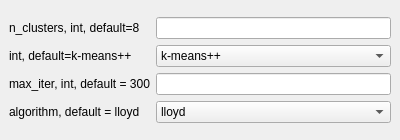
<?xml version="1.0" encoding="UTF-8"?>
<ui version="4.0">
 <class>KmeansWindow</class>
 <widget class="QMainWindow" name="KmeansWindow">
  <property name="geometry">
   <rect>
    <x>0</x>
    <y>0</y>
    <width>400</width>
    <height>140</height>
   </rect>
  </property>
  <property name="maximumSize">
   <size>
    <width>400</width>
    <height>140</height>
   </size>
  </property>
  <property name="windowTitle">
   <string>MainWindow</string>
  </property>
  <widget class="QWidget" name="centralwidget">
   <layout class="QGridLayout" name="gridLayout">
    <item row="0" column="0">
     <layout class="QGridLayout" name="Base">
      <item row="0" column="0">
       <widget class="QLabel" name="label_n_clusters">
        <property name="text">
         <string>n_clusters, int, default=8</string>
        </property>
       </widget>
      </item>
      <item row="0" column="1">
       <widget class="QLineEdit" name="lineEdit_cluster_number">
        <property name="statusTip">
         <string>Enter number of clusters</string>
        </property>
       </widget>
      </item>
      <item row="1" column="0">
       <widget class="QLabel" name="label_init">
        <property name="text">
         <string>int, default=k-means++</string>
        </property>
       </widget>
      </item>
      <item row="1" column="1">
       <widget class="QComboBox" name="combobox_init">
        <property name="statusTip">
         <string>Choice the init</string>
        </property>
        <item>
         <property name="text">
          <string>k-means++</string>
         </property>
        </item>
        <item>
         <property name="text">
          <string>random</string>
         </property>
        </item>
       </widget>
      </item>
      <item row="2" column="0">
       <widget class="QLabel" name="label_iteration">
        <property name="text">
         <string>max_iter, int, default = 300</string>
        </property>
       </widget>
      </item>
      <item row="2" column="1">
       <widget class="QLineEdit" name="lineEdit_iteration">
        <property name="statusTip">
         <string>Enter the iteration</string>
        </property>
       </widget>
      </item>
      <item row="3" column="0">
       <widget class="QLabel" name="label_algorithm">
        <property name="text">
         <string>algorithm, default = lloyd</string>
        </property>
       </widget>
      </item>
      <item row="3" column="1">
       <widget class="QComboBox" name="combobox_algorithm_k">
        <property name="statusTip">
         <string>Choice the algorithm</string>
        </property>
        <item>
         <property name="text">
          <string>lloyd</string>
         </property>
        </item>
        <item>
         <property name="text">
          <string>elkan</string>
         </property>
        </item>
        <item>
         <property name="text">
          <string>auto</string>
         </property>
        </item>
        <item>
         <property name="text">
          <string>full</string>
         </property>
        </item>
       </widget>
      </item>
     </layout>
    </item>
   </layout>
  </widget>
 </widget>
 <resources/>
 <connections/>
</ui>
